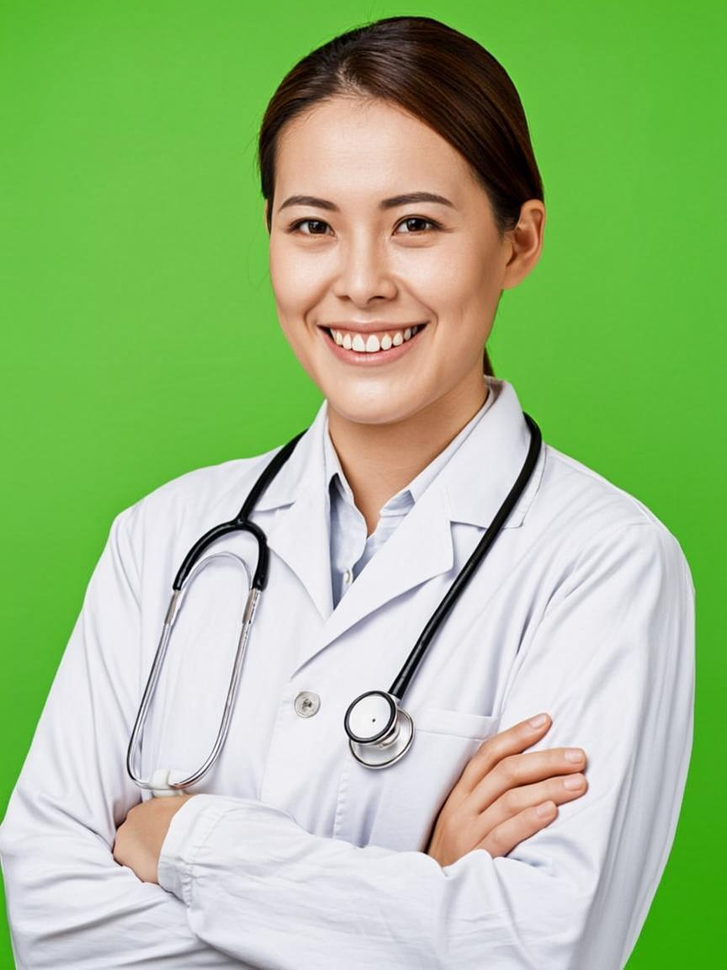
#> input picture scripts/doctor-raw.png, 727 x 970 px, shrunk from 864 x 1152 before the run, found by its file name
$ python cutout_doctor.py
#> lines starting #> are read from the running program, lines starting #| are printed output that depends on the picture; after the words box and inside, x2 and y2 are one past the last pixel; in counts of white or black regions, pixels touching at a corner belong together
#!/usr/bin/env python3
"""Chroma-key (green screen) removal for the hero doctor photo.

Outputs /home/z/my-project/public/hero-doctor.png with transparent background.
"""
import numpy as np
from PIL import Image
from scipy import ndimage

SRC = "/home/z/my-project/scripts/doctor-raw.png"
DST = "/home/z/my-project/public/hero-doctor.png"

img = Image.open(SRC).convert("RGB")
#> img is the input picture: PIL image 727x970 RGB; mean R, G, B 159, 189.3, 135.6
rgb = np.asarray(img).astype(np.float32)
r, g, b = rgb[..., 0], rgb[..., 1], rgb[..., 2]

# --- 1. Greenness metric: how much green dominates over the other channels.
# Works across the shaded/vignetted green backdrop because it is relative.
max_rb = np.maximum(r, b)
greenness = g - max_rb
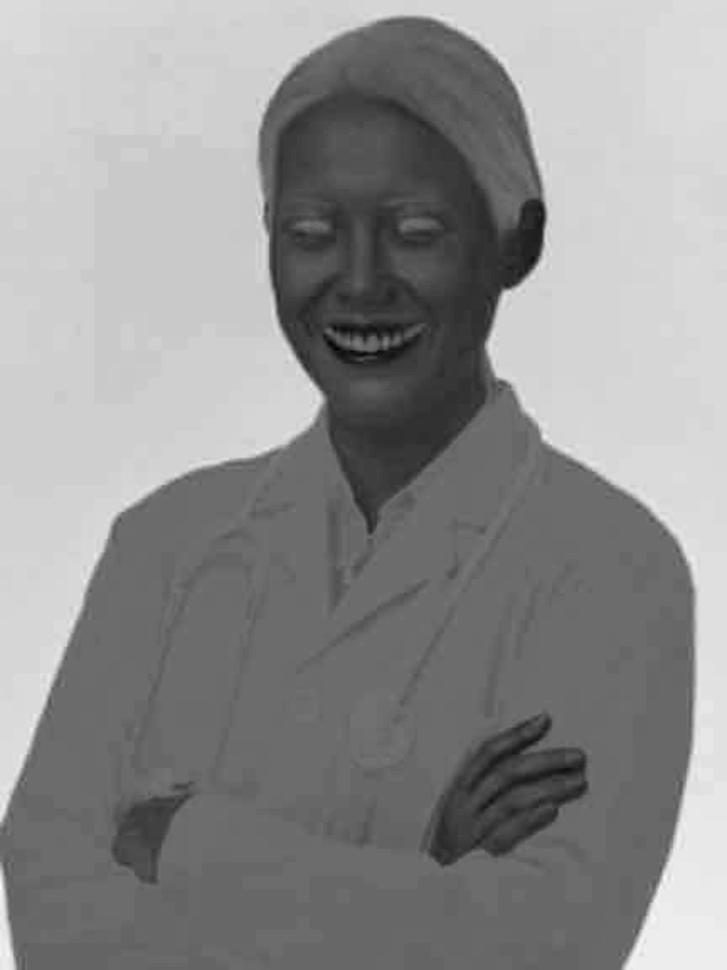
#> greenness: shape (970, 727) float32; min -105, max 130, mean 27.2; drawn with min black and max white

# Soft matte: 0 for strongly green pixels, 1 for clearly subject pixels.
T_HI, T_LO = 70.0, 25.0  # greenness >= T_HI -> background, <= T_LO -> subject
alpha = np.clip((T_HI - greenness) / (T_HI - T_LO), 0.0, 1.0)

# --- 2. Keep interior holes (e.g. greenish reflections inside the coat) opaque.
solid = ndimage.binary_fill_holes(alpha > 0.5)
#> solid: shape (970, 727) bool; 59.2% white; 2 black regions, box (x1, y1, x2, y2) and area: (0, 0, 727, 970) 286500, (0, 867, 16, 970) 877
alpha = np.where(solid, np.maximum(alpha, 1.0), alpha)

# Remove tiny isolated specks of subject floating in the background.
labeled, n = ndimage.label(alpha > 0.5)
#> n = 1
if n > 0:
    sizes = ndimage.sum(np.ones_like(alpha), labeled, range(1, n + 1))
#> sizes = [417813]
    keep = np.zeros(n + 1, bool)
#> keep = [False, False]
    keep[1:] = sizes >= max(500, 0.0002 * alpha.size)
    alpha = np.where(keep[labeled], alpha, 0.0)

# --- 3. Feather the cutout edge slightly (1px gaussian on the matte).
alpha = ndimage.gaussian_filter(alpha, sigma=0.8)
alpha = np.clip(alpha, 0.0, 1.0)

# --- 4. Despill: neutralize green fringe near the edge.
fringe = (g > max_rb + 8) & (alpha < 0.98)
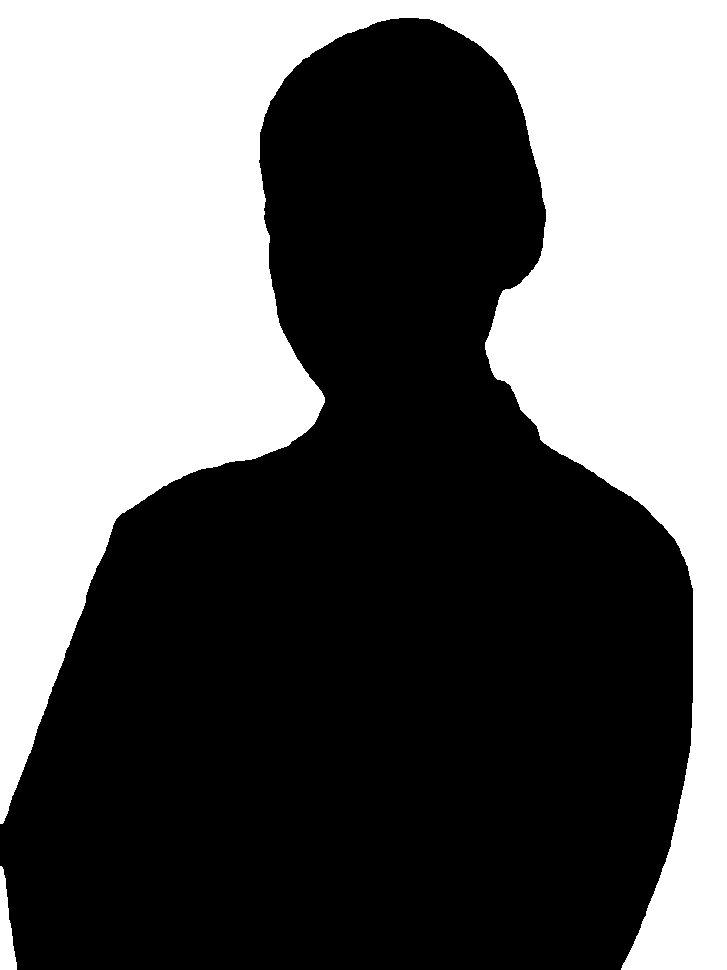
#> fringe: shape (970, 727) bool; 41.3% white; 2 white regions, box (x1, y1, x2, y2) and area: (0, 0, 727, 970) 290112, (0, 866, 17, 970) 1052
g2 = np.where(fringe, np.minimum(g, max_rb + 8), g)
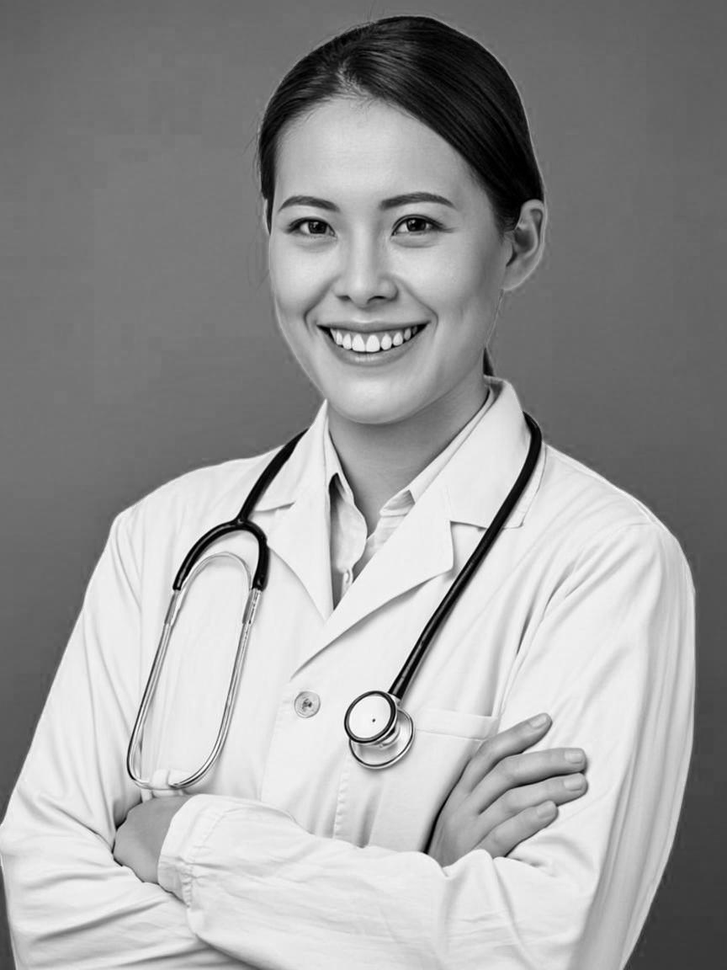
#> g2: shape (970, 727) float32; min 0, max 255, mean 155.6
rgb = np.stack([r, g2, b], axis=-1)
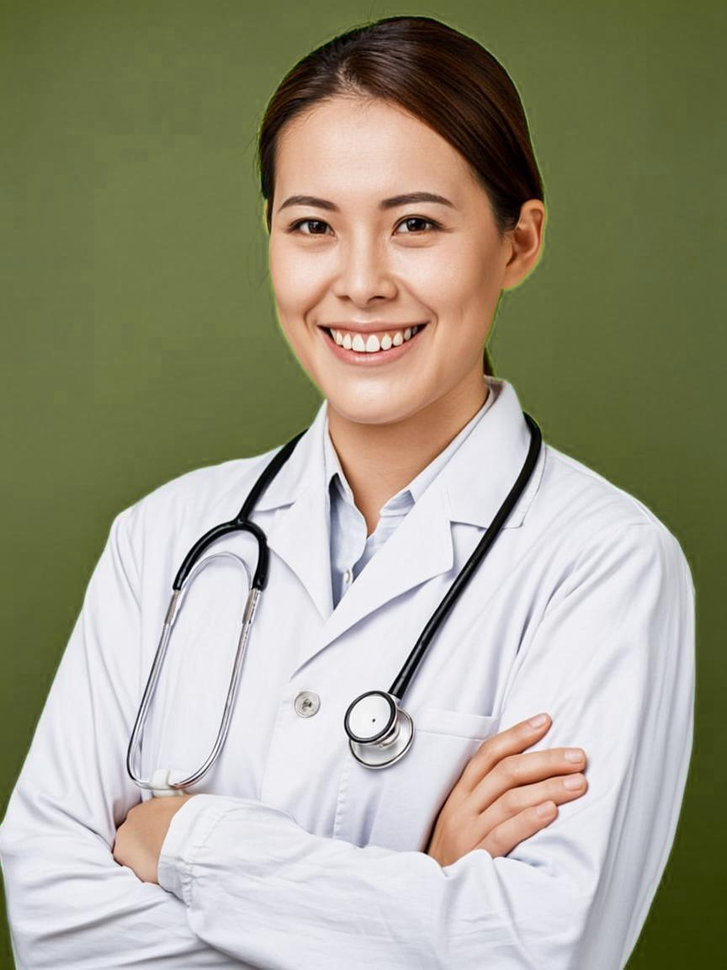
#> rgb: shape (970, 727, 3) float32; mean of channels 0, 1, 2 159.1, 155.6, 135.6; drawn as R, G, B

# --- 5. Crop to subject bbox with a small margin, then save.
ys, xs = np.where(alpha > 0.02)
pad = 12
y0, y1 = max(0, ys.min() - pad), min(alpha.shape[0], ys.max() + pad)
#> y0 = 2; y1 = 970
x0, x1 = max(0, xs.min() - pad), min(alpha.shape[1], xs.max() + pad)
#> x0 = 0; x1 = 708

rgba = np.dstack([rgb, alpha * 255.0]).astype(np.uint8)
out = Image.fromarray(rgba, "RGBA").crop((x0, y0, x1, y1))
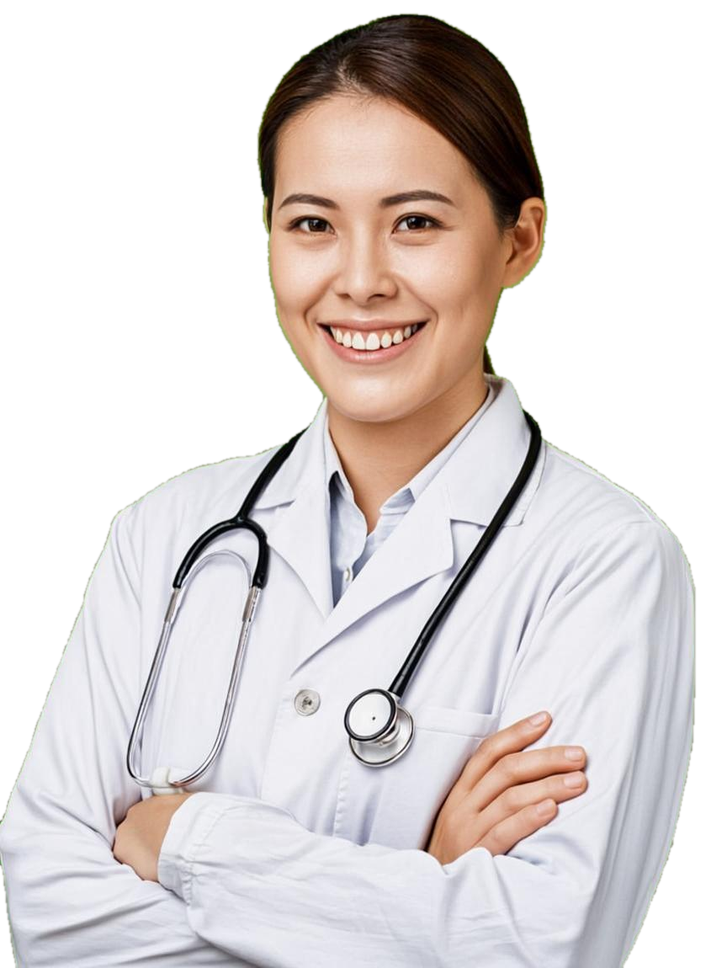
#> out: PIL image 708x968 RGBA; mean R, G, B, A 161.4, 157.6, 138.4, 155.4; transparent parts drawn white
out.save(DST)

# Report
a = out.getchannel("A")
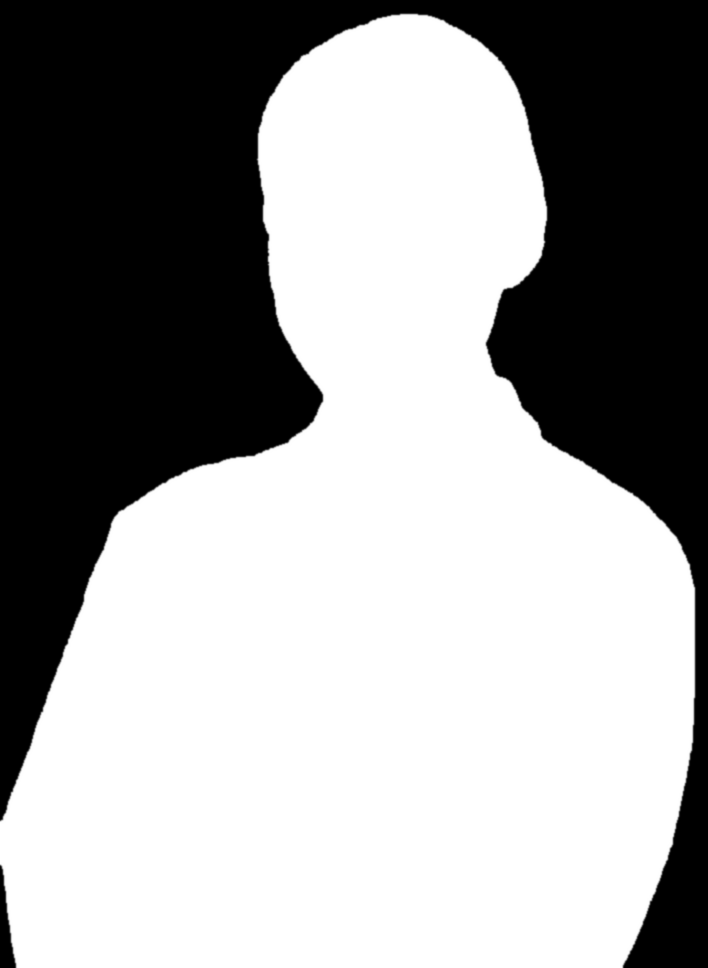
#> a: PIL image 708x968 L; min 0, max 255, mean 155.4
hist = a.histogram()
#> hist = 256 values, max 409091 at index 255, min 0 at index 3, mean 2677.1
fully = sum(hist[:8]) / (out.width * out.height)
#> fully = 0.386
corners = [out.getpixel((2, 2)), out.getpixel((out.width - 3, 2)), out.getpixel((2, out.height - 3)), out.getpixel((out.width - 3, out.height - 3))]
#> corners = [(84, 92, 40, 0), (85, 93, 43, 0), (57, 65, 12, 0), (48, 56, 2, 0)]
print(f"saved {DST} size={out.size} fully_transparent={fully:.1%}")
#| saved /home/z/my-project/public/hero-doctor.png size=(708, 968) fully_transparent=38.6%
print("corners rgba:", corners)
#| corners rgba: [(84, 92, 40, 0), (85, 93, 43, 0), (57, 65, 12, 0), (48, 56, 2, 0)]
